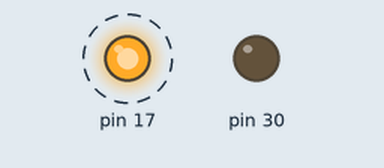
Recording of a program running on a simulated SparkFun Pro Micro, built with avr-gcc and run on an emulated ATmega32U4. Parts: output pins drawn as LEDs (lit = HIGH). Dashed ring = blinking. What the program prints to the serial monitor is not drawn.

Above: at 0.2 s.
Timing chart, 0 to 3.0 s (numbered marks = the images above):
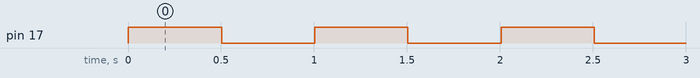

The program:

main.cpp
```cpp
#include <Arduino.h>

// Pro Micro has USB activity LEDs rather than an Uno-style pin-13 LED.
// The selected variant supplies active-low RX LED macros (PB0).
namespace {
bool ledOn = false;
bool serialWasOpen = false;
unsigned long lastBlink = 0;
unsigned long lastMessage = 0;
unsigned long heartbeat = 0;

void printStartup() {
    Serial.print(F("AMC-6502 chip-tester bring-up; configured F_CPU="));
    Serial.print(F_CPU);
    Serial.println(F(" Hz; blink/USB serial only"));
}
}

void setup() {
    TX_RX_LED_INIT;
    RXLED0;
    Serial.begin(115200);
    // Never wait for a monitor: blink also works with USB serial closed.
}

void loop() {
    const unsigned long now = millis();
    if (now - lastBlink >= 500) {
        lastBlink = now;
        ledOn = !ledOn;
        if (ledOn) {
            RXLED1;
        } else {
            RXLED0;
        }
    }

    const bool serialOpen = static_cast<bool>(Serial);
    if (serialOpen && !serialWasOpen) {
        printStartup();
        lastMessage = now;
    }
    serialWasOpen = serialOpen;
    if (serialOpen && now - lastMessage >= 1000) {
        lastMessage = now;
        Serial.print(F("alive "));
        Serial.println(++heartbeat);
    }
}
```

Measured:
- by itself, pin 17: alternates HIGH for 0.50 s and LOW for 0.50 s
